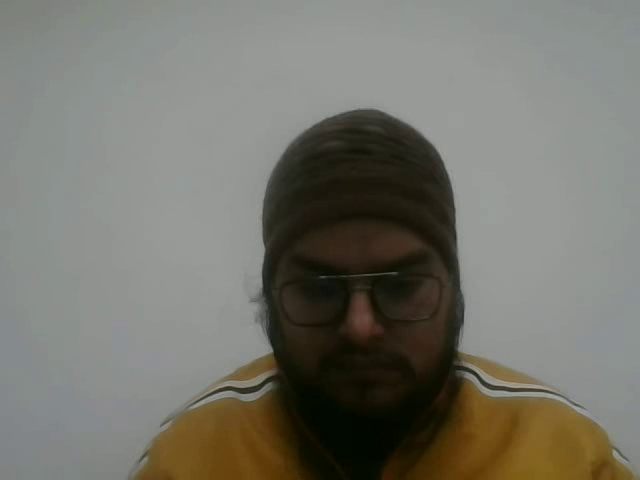
#> input picture frame 17 of ImageProcessing_Operations/include/output.avi, 640 x 480 px, given in place of the camera
$ python vedio_capture_different_source.py
#> lines starting #> are read from the running program, lines starting #| are printed output that depends on the picture
import cv2

'''
IP Webcam Pro mobile access download.
Use IP Address for code.
Mobile and Deasktop connected to same network.

'''

camera = "http://192.168.253.237:8080/vedio"

cap = cv2.VideoCapture(0)# 0 if your primary camera, 1 for external webcam
print(cap)
cap.open(camera)

fourcc = cv2.VideoWriter.fourcc('X','V','I','D') # *"XVID" prefered

output = cv2.VideoWriter('ImageProcessing_Operations/include/output.avi',fourcc, 20.0, (int(cap.get(3)), int(cap.get(4))))

# taking frames size from vedio capture.
print("Output",output)
print(cap.isOpened())
while cap.isOpened(): # while camera is opened
    ret, frame = cap.read() # ret boolean value
#> frame is the input picture: shape (480, 640, 3); mean B, G, R 107.9, 116.7, 117.5
    if ret == True: # frame is reading, TRue indicate new frame came.
        frame = cv2.resize(frame,(700,450))
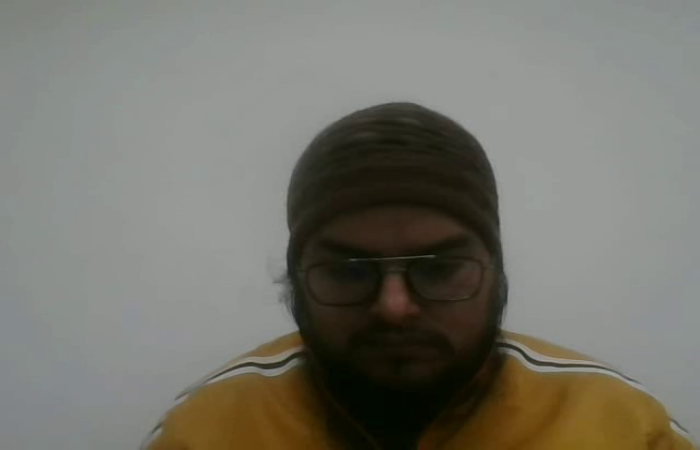
#> frame: shape (450, 700, 3); mean B, G, R 107.9, 116.6, 117.5
        gray = cv2.cvtColor(frame,cv2.COLOR_BGR2GRAY)
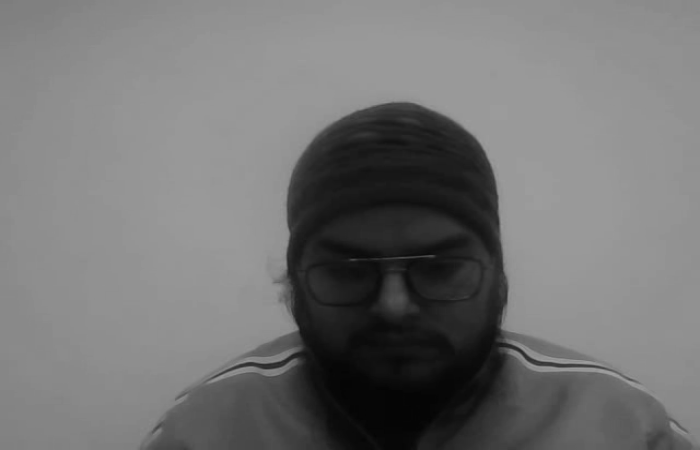
#> gray: shape (450, 700); min 4, max 161, mean 115.8
        cv2.imshow('frame',frame)
        cv2.imshow("gray",gray)
        #output.write(frame)
        if cv2.waitKey(1) & 0xFF == ord('q'):
#> (key q is pressed here)
            break
cap.release()
cv2.destroyAllWindows()

$ run again, starting later in the video
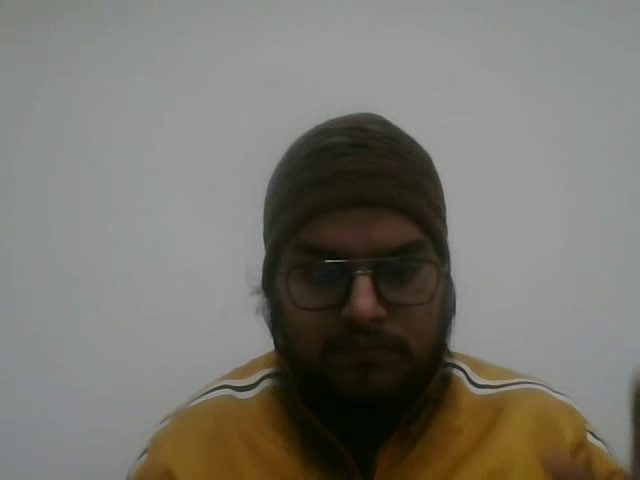
#> input picture frame 78 of ImageProcessing_Operations/include/output.avi, 640 x 480 px, given in place of the camera
#> frame is the input picture: shape (480, 640, 3); mean B, G, R 109, 117.9, 119.3
#> `frame = cv2.resize(frame,(700,450))`:
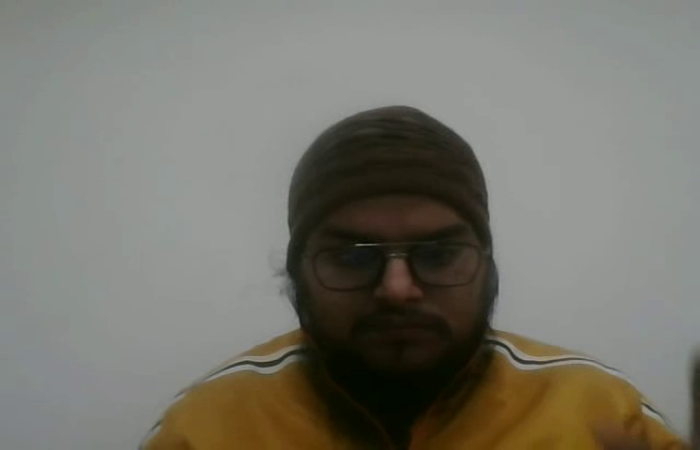
#> frame: shape (450, 700, 3); mean B, G, R 109, 117.9, 119.2
#> `gray = cv2.cvtColor(frame,cv2.COLOR_BGR2GRAY)`:
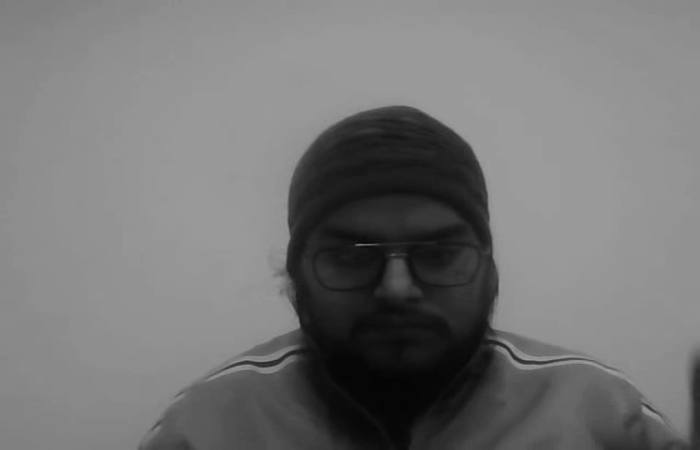
#> gray: shape (450, 700); min 4, max 160, mean 117.2

$ run again, starting later in the video
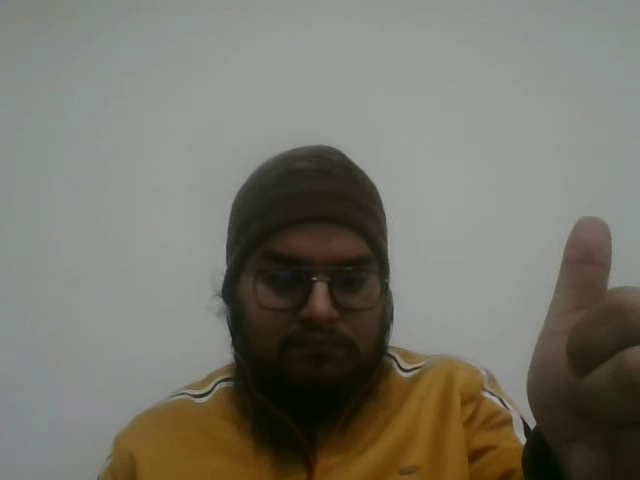
#> input picture frame 140 of ImageProcessing_Operations/include/output.avi, 640 x 480 px, given in place of the camera
#> frame is the input picture: shape (480, 640, 3); mean B, G, R 106.7, 116.4, 119
#> `frame = cv2.resize(frame,(700,450))`:
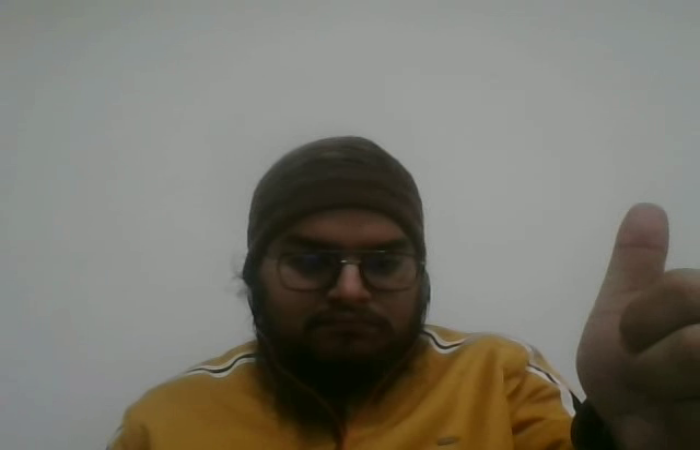
#> frame: shape (450, 700, 3); mean B, G, R 106.7, 116.4, 119
#> `gray = cv2.cvtColor(frame,cv2.COLOR_BGR2GRAY)`:
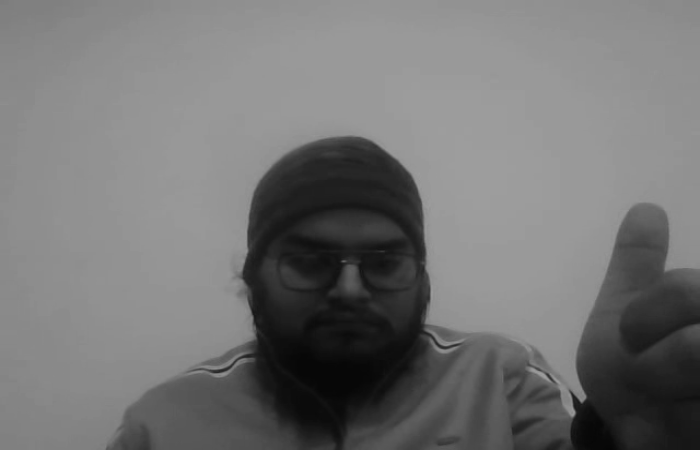
#> gray: shape (450, 700); min 5, max 159, mean 116
